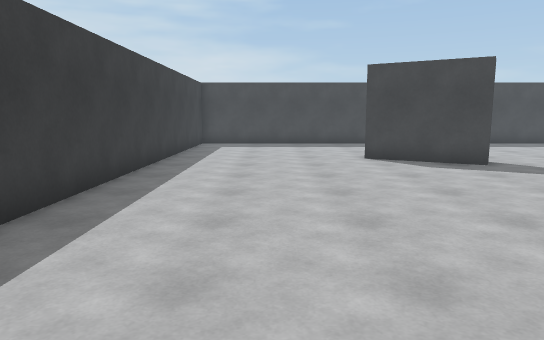
[1] (above)

21 first-person views from a walk through a scene from a Unity 3-D project. The camera is 1.4 m above the floor, tilts 8° down and sees 70° across. The floor is counted in squares, 1 m on a side. Each view is taken from the middle of a square. On the plan, view 1 faces up. The plan holds only what a view shows up to about 16 squares ahead; the rest is blank. The player character is not drawn.

[2]
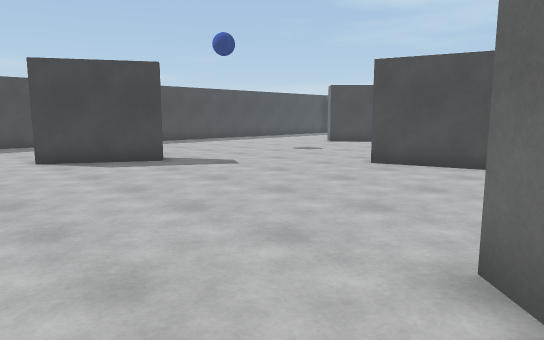

[3]
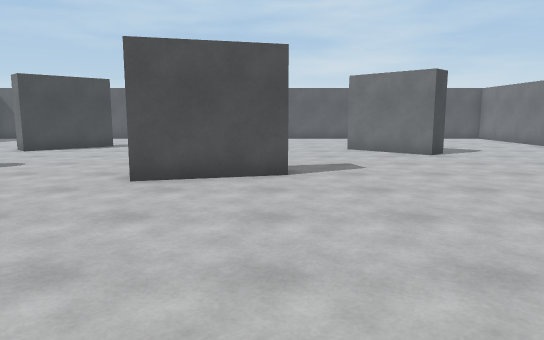

[4]
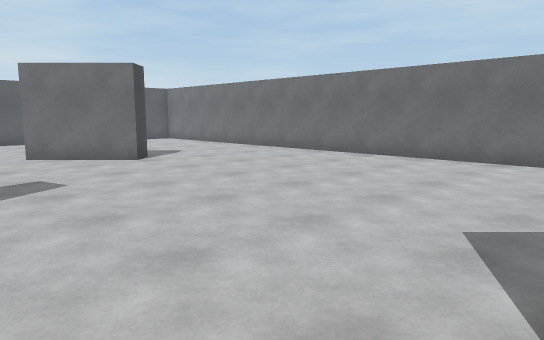

[5]
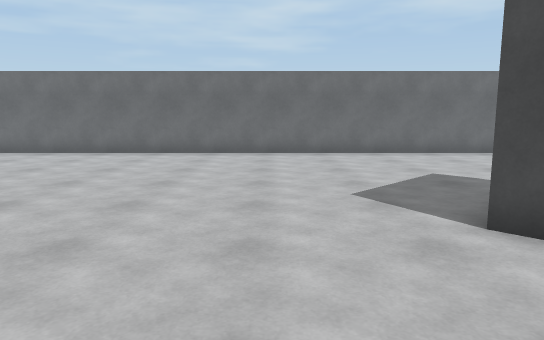

[6]
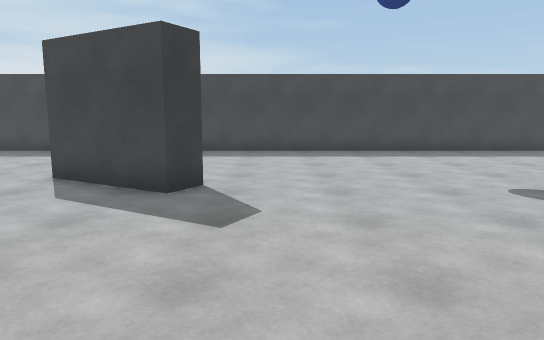

[7]
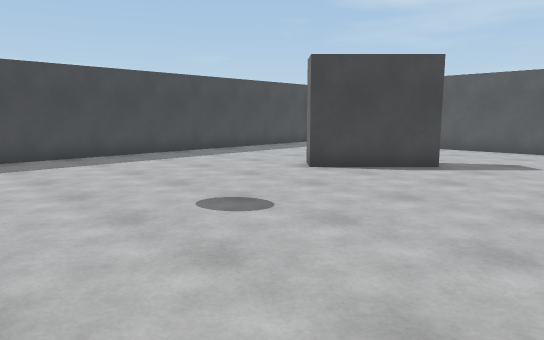

[8]
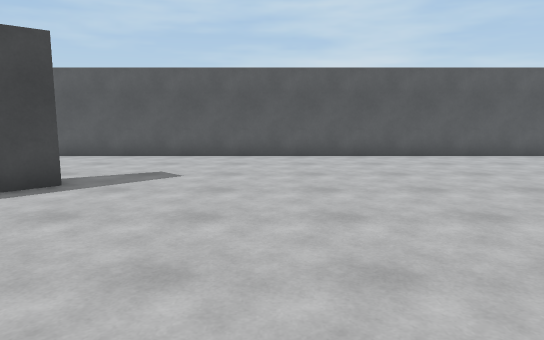

[9]
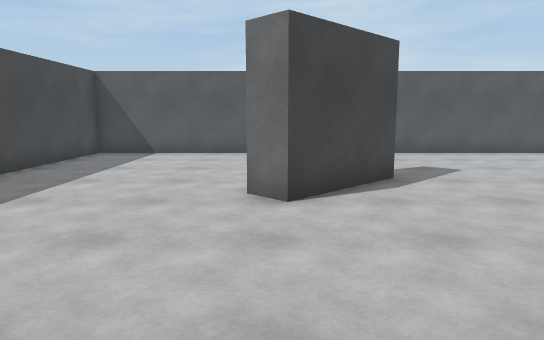

[10]
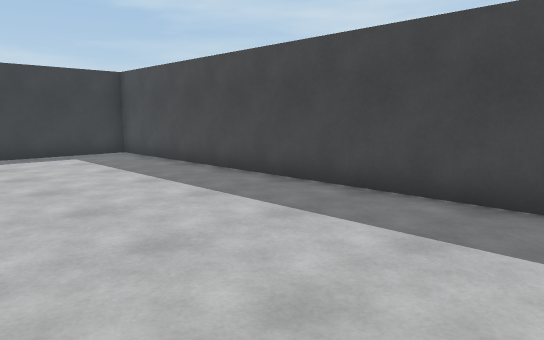

[11]
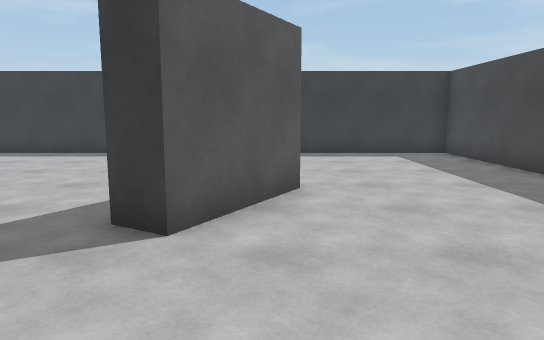

[12]
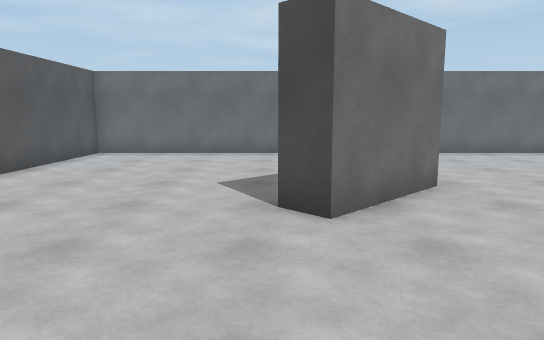

[13]
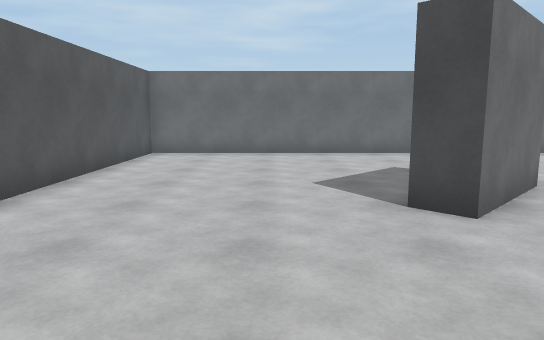

[14]
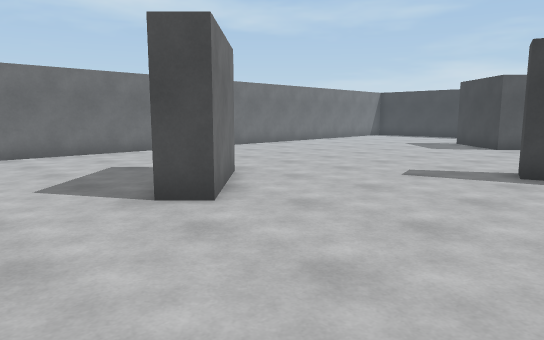

[15]
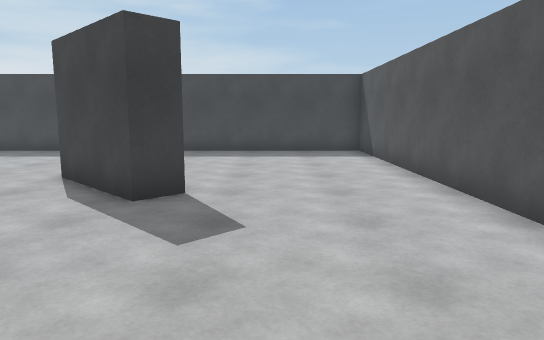

[16]
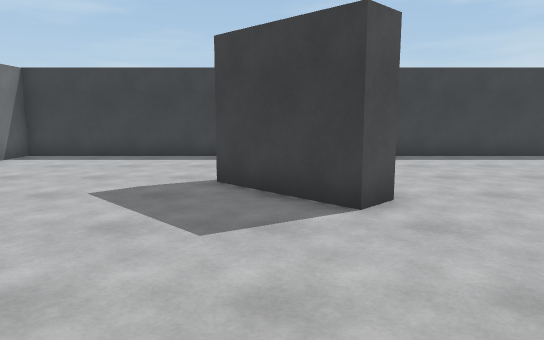

[17]
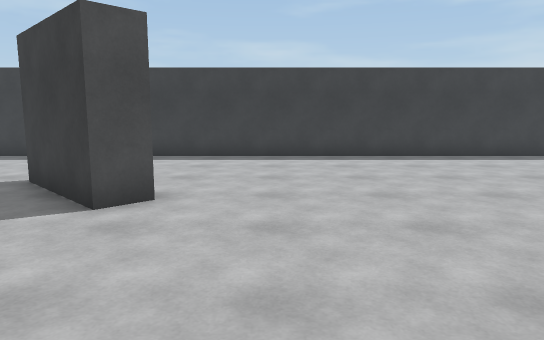

[18]
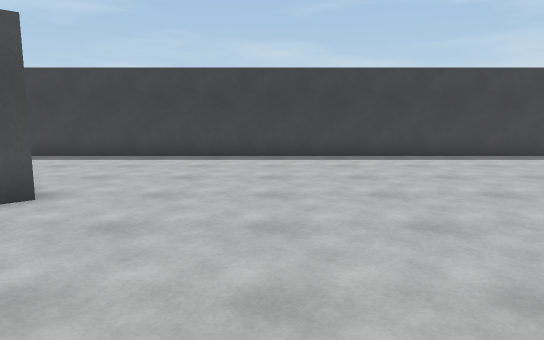

[19]
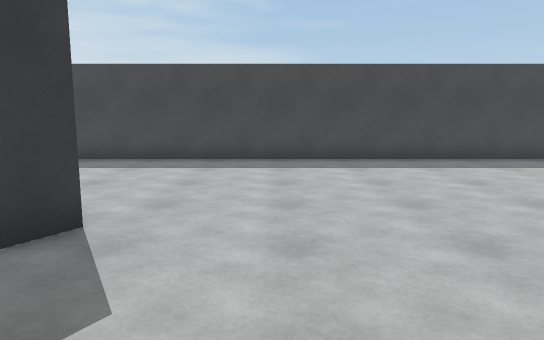

[20]
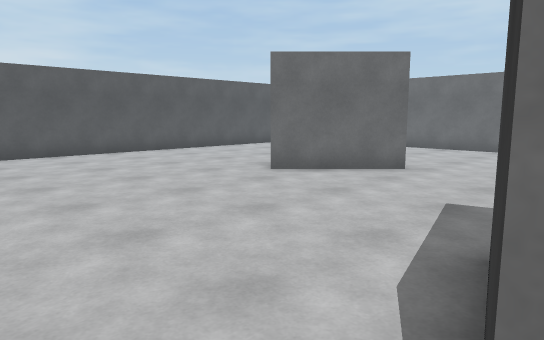

[21]
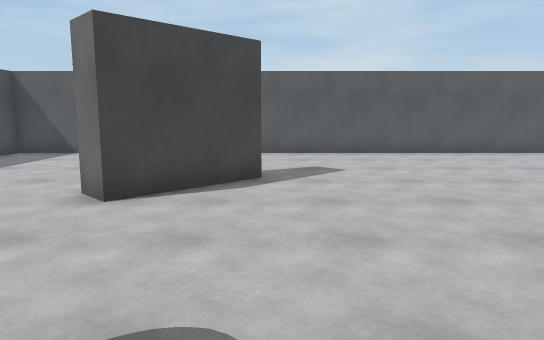

### Floor plan
Points are (right, up) in squares from view 1. A wall is a line through its corners. A room is listed if a view was taken in it or the views show most of it. See-through windows are left out.
Room 1 (views 1, 2, 3, 4, 5, 6, 7, 8, 9, 10, 11, 12, 13, 14, 15, 16, 17, 18, 19, 20, 21)
walls: (11.2, 6.4) (12.1, 2.9) (11.1, 2.6) (10.2, 6.1); (16.4, -3.4) (15.7, -2.7) (18.2, -0.2) (18.9, -0.9); (3, 0.4) (3.6, 1) (4.3, 0.3) (1.8, -2.2); (20.4, 11) (19.7, 10.2) (17.2, 12.7) (17.9, 13.5); (3.5, 13.6) (6.6, 11.8) (6.1, 10.9) (3, 12.7); (25.5, -9.5) (25.5, 19.5) (-3.5, 19.5) (-3.5, -9.5) (25.5, -9.5)

Positions as (right, up) in squares from view 1, and headings:
1: (0, 0), facing up
2: (0, 0), facing up-right
3: (2, 3), facing right
4: (4, 3), facing down-right
5: (7, 5), facing down
6: (8, 4), facing up
7: (9, 6), facing up-right
8: (12, 6), facing right
9: (11, 13), facing right
10: (11, 13), facing up-left
11: (11, 13), facing left
12: (19, 5), facing down
13: (21, 5), facing down
14: (22, 5), facing down-left
15: (22, 4), facing up
16: (10, -1), facing left
17: (10, 3), facing left
18: (10, 5), facing left
19: (9, 7), facing up
20: (11, 7), facing down-right
21: (11, 10), facing right
